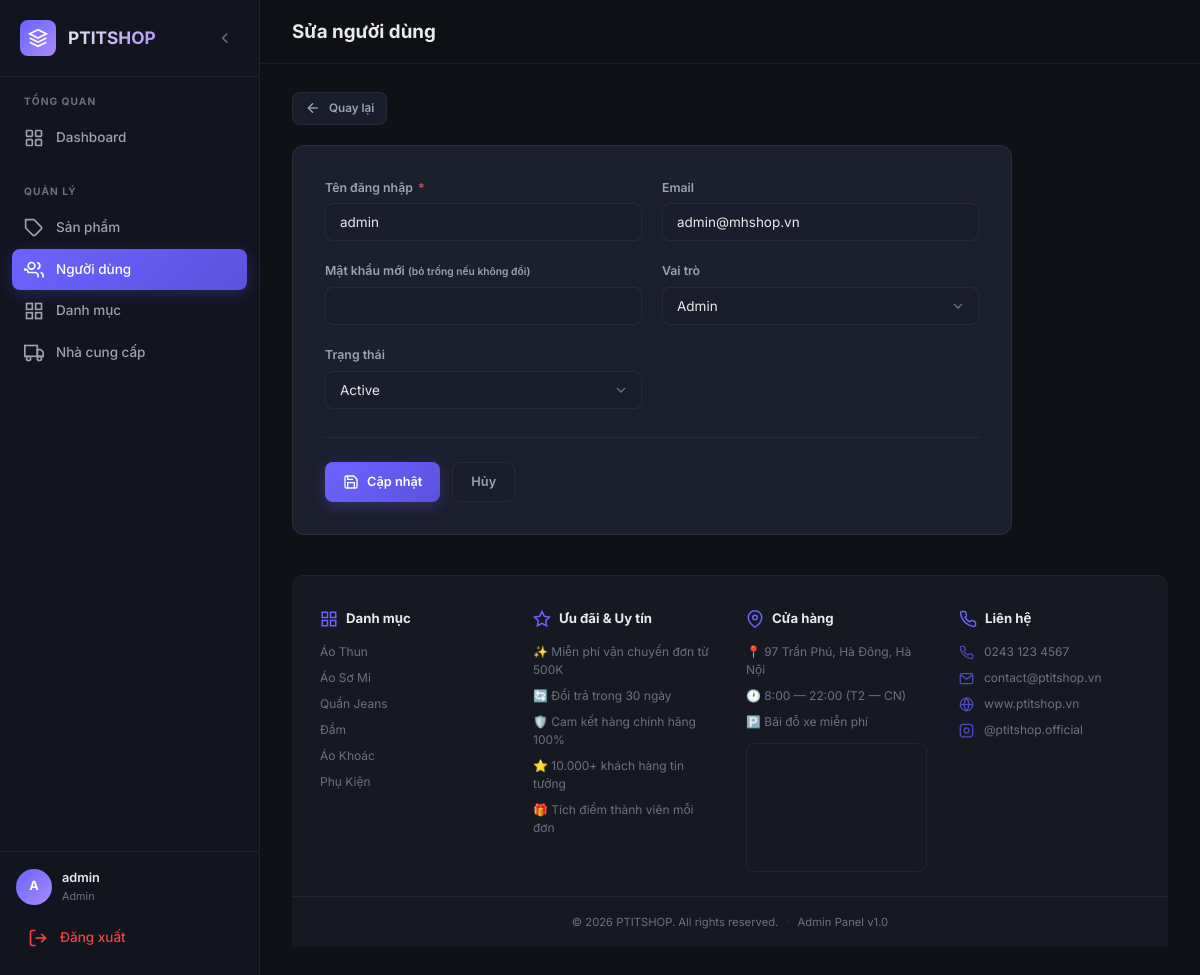
/admin/users/edit.php?id=1 (signed in), run on the app's committed database.
### tables this page shows
CREATE TABLE users (
    user_id       INT PRIMARY KEY AUTO_INCREMENT,
    username      VARCHAR(50) NOT NULL UNIQUE,
    password_hash VARCHAR(255) NOT NULL,
    role          ENUM('Admin', 'Staff', 'Customer') NOT NULL DEFAULT 'Staff',
    email         VARCHAR(100) UNIQUE,
    status        ENUM('Active', 'Inactive') NOT NULL DEFAULT 'Active',
    created_at    DATETIME DEFAULT CURRENT_TIMESTAMP,
    updated_at    DATETIME DEFAULT CURRENT_TIMESTAMP ON UPDATE CURRENT_TIMESTAMP
);

### includes/functions.php (called while the page is built, shortened)
<?php
function e(?string $str): string
{
    return htmlspecialchars($str ?? '', ENT_QUOTES, 'UTF-8');
}
function normalizeBaseUrl(string $baseUrl): string
{
    $baseUrl = trim($baseUrl);
    if ($baseUrl === '' || $baseUrl === '/') {
        return '/';
    }
    return '/' . trim($baseUrl, '/') . '/';
}
function appBaseUrl(): string
{
    $baseUrl = getenv('APP_BASE_URL');
    $scriptName = str_replace('\\', '/', $_SERVER['SCRIPT_NAME'] ?? '');
    $adminPathPosition = strpos($scriptName, '/admin/');
    if ($adminPathPosition !== false) {
        return normalizeBaseUrl(substr($scriptName, 0, $adminPathPosition));
    }
    return normalizeBaseUrl(dirname($scriptName));
}
function baseUrl(string $path = ''): string
{
    return appBaseUrl() . ltrim($path, '/');
}

### includes/auth.php (called while the page is built, shortened)
<?php
require_once __DIR__ . '/functions.php';
function currentUser(): array
{
    return [
        'user_id'  => $_SESSION['user_id'] ?? 0,
        'username' => $_SESSION['username'] ?? '',
        'role'     => $_SESSION['role'] ?? '',
        'email'    => $_SESSION['email'] ?? '',
    ];
}

### admin/users/edit.php (the view, shortened to what this page needs)
<?php
require_once __DIR__ . '/../../includes/auth.php';
require_once __DIR__ . '/../../includes/functions.php';
$pdo = getDBConnection();
$id = (int)($_GET['id'] ?? 0);
$stmt = $pdo->prepare("SELECT * FROM users WHERE user_id = ?");
$stmt->execute([$id]);
$user = $stmt->fetch();
$pageTitle = 'Sửa người dùng';
$currentPage = 'users';
require_once __DIR__ . '/../../includes/header.php';
require_once __DIR__ . '/../../includes/sidebar.php';
?>
<div style="margin-bottom: 20px;">
    <a href="<?= baseUrl('admin/users/index.php') ?>" class="btn btn-secondary btn-sm">
        <svg viewBox="0 0 24 24" fill="none" stroke="currentColor" stroke-width="2"><line x1="19" y1="12" x2="5" y2="12"/><polyline points="12 19 5 12 12 5"/></svg>
        Quay lại
    </a>
</div>
<div class="form-card">
    <form method="POST">
        <div class="form-grid">
            <div class="form-group">
                <label for="username">Tên đăng nhập <span class="required">*</span></label>
                <input type="text" id="username" name="username" class="form-control" value="<?= e($user['username']) ?>" required>
            </div>
            <div class="form-group">
                <label for="email">Email</label>
                <input type="email" id="email" name="email" class="form-control" value="<?= e($user['email'] ?? '') ?>">
            </div>
            <div class="form-group">
                <label for="password">Mật khẩu mới <small>(bỏ trống nếu không đổi)</small></label>
                <input type="password" id="password" name="password" class="form-control" minlength="6">
            </div>
            <div class="form-group">
                <label for="role">Vai trò</label>
                <select id="role" name="role" class="form-control">
                    <option value="Admin" <?= ($user['role'] === 'Admin') ? 'selected' : '' ?>>Admin</option>
                </select>
            </div>
            <div class="form-group">
                <label for="status">Trạng thái</label>
                <select id="status" name="status" class="form-control">
                    <option value="Active" <?= ($user['status'] === 'Active') ? 'selected' : '' ?>>Active</option>
                </select>
            </div>
        </div>
        <div class="form-actions">
            <button type="submit" class="btn btn-primary">
                <svg viewBox="0 0 24 24" fill="none" stroke="currentColor" stroke-width="2"><path d="M19 21H5a2 2 0 01-2-2V5a2 2 0 012-2h11l5 5v11a2 2 0 01-2 2z"/><polyline points="17 21 17 13 7 13 7 21"/><polyline points="7 3 7 8 15 8"/></svg>
                Cập nhật
            </button>
            <a href="<?= baseUrl('admin/users/index.php') ?>" class="btn btn-secondary">Hủy</a>
        </div>
    </form>
</div>
<?php require_once __DIR__ . '/../../includes/footer.php'; ?>

### includes/sidebar.php (shortened to what this page needs)
<?php $currentPage = $currentPage ?? ''; ?>
<aside class="sidebar" id="sidebar">
    <div class="sidebar-header">
        <div class="sidebar-logo">
            <div class="logo-icon">
                <svg viewBox="0 0 24 24" fill="none" stroke="currentColor" stroke-width="2">
                    <path d="M12 2L2 7l10 5 10-5-10-5z"/>
                    <path d="M2 17l10 5 10-5"/>
                    <path d="M2 12l10 5 10-5"/>
                </svg>
            </div>
            <span class="logo-text">PTITSHOP</span>
        </div>
        <button class="sidebar-toggle" id="sidebarToggle" title="Thu gọn">
            <svg viewBox="0 0 24 24" fill="none" stroke="currentColor" stroke-width="2"><path d="M15 18l-6-6 6-6"/></svg>
        </button>
    </div>
    <nav class="sidebar-nav">
        <div class="nav-section">
            <span class="nav-section-title">TỔNG QUAN</span>
            <a href="<?= baseUrl('admin/index.php') ?>" class="nav-link <?= $currentPage === 'dashboard' ? 'active' : '' ?>">
                <svg viewBox="0 0 24 24" fill="none" stroke="currentColor" stroke-width="2"><rect x="3" y="3" width="7" height="7" rx="1"/><rect x="14" y="3" width="7" height="7" rx="1"/><rect x="3" y="14" width="7" height="7" rx="1"/><rect x="14" y="14" width="7" height="7" rx="1"/></svg>
                <span>Dashboard</span>
            </a>
        </div>
        <div class="nav-section">
            <span class="nav-section-title">QUẢN LÝ</span>
            <a href="<?= baseUrl('admin/products/index.php') ?>" class="nav-link <?= $currentPage === 'products' ? 'active' : '' ?>">
                <svg viewBox="0 0 24 24" fill="none" stroke="currentColor" stroke-width="2"><path d="M20.59 13.41l-7.17 7.17a2 2 0 01-2.83 0L2 12V2h10l8.59 8.59a2 2 0 010 2.82z"/><line x1="7" y1="7" x2="7.01" y2="7"/></svg>
                <span>Sản phẩm</span>
            </a>
            <a href="<?= baseUrl('admin/users/index.php') ?>" class="nav-link <?= $currentPage === 'users' ? 'active' : '' ?>">
                <svg viewBox="0 0 24 24" fill="none" stroke="currentColor" stroke-width="2"><path d="M17 21v-2a4 4 0 00-4-4H5a4 4 0 00-4-4v2"/><circle cx="9" cy="7" r="4"/><path d="M23 21v-2a4 4 0 00-3-3.87"/><path d="M16 3.13a4 4 0 010 7.75"/></svg>
                <span>Người dùng</span>
            </a>
            <a href="<?= baseUrl('admin/categories/index.php') ?>" class="nav-link <?= $currentPage === 'categories' ? 'active' : '' ?>">
                <svg viewBox="0 0 24 24" fill="none" stroke="currentColor" stroke-width="2"><rect x="3" y="3" width="7" height="7"/><rect x="14" y="3" width="7" height="7"/><rect x="3" y="14" width="7" height="7"/><rect x="14" y="14" width="7" height="7"/></svg>
                <span>Danh mục</span>
            </a>
            <a href="<?= baseUrl('admin/suppliers/index.php') ?>" class="nav-link <?= $currentPage === 'suppliers' ? 'active' : '' ?>">
                <svg viewBox="0 0 24 24" fill="none" stroke="currentColor" stroke-width="2"><rect x="1" y="3" width="15" height="13"/><polygon points="16 8 20 8 23 11 23 16 16 16 16 8"/><circle cx="5.5" cy="18.5" r="2.5"/><circle cx="18.5" cy="18.5" r="2.5"/></svg>
                <span>Nhà cung cấp</span>
            </a>
        </div>
    </nav>
    <div class="sidebar-footer">
        <div class="user-info">
            <div class="user-avatar"><?= strtoupper(substr(currentUser()['username'], 0, 1)) ?></div>
            <div class="user-details">
                <span class="user-name"><?= e(currentUser()['username']) ?></span>
                <span class="user-role"><?= e(currentUser()['role']) ?></span>
            </div>
        </div>
        <a href="<?= baseUrl('admin/logout.php') ?>" class="nav-link logout-link" title="Đăng xuất">
            <svg viewBox="0 0 24 24" fill="none" stroke="currentColor" stroke-width="2"><path d="M9 21H5a2 2 0 01-2-2V5a2 2 0 012-2h4"/><polyline points="16 17 21 12 16 7"/><line x1="21" y1="12" x2="9" y2="12"/></svg>
            <span>Đăng xuất</span>
        </a>
    </div>
</aside>
<main class="main-content" id="mainContent">
    <header class="top-bar">
        <h1 class="page-title"><?= e($pageTitle ?? 'Dashboard') ?></h1>
    </header>
    <div class="content-area">

### data on the page
users: username "A", username "admin", role "Admin", email "admin@mhshop.vn", status "Active"

### other printed values
$pageTitle "Sửa người dùng"
